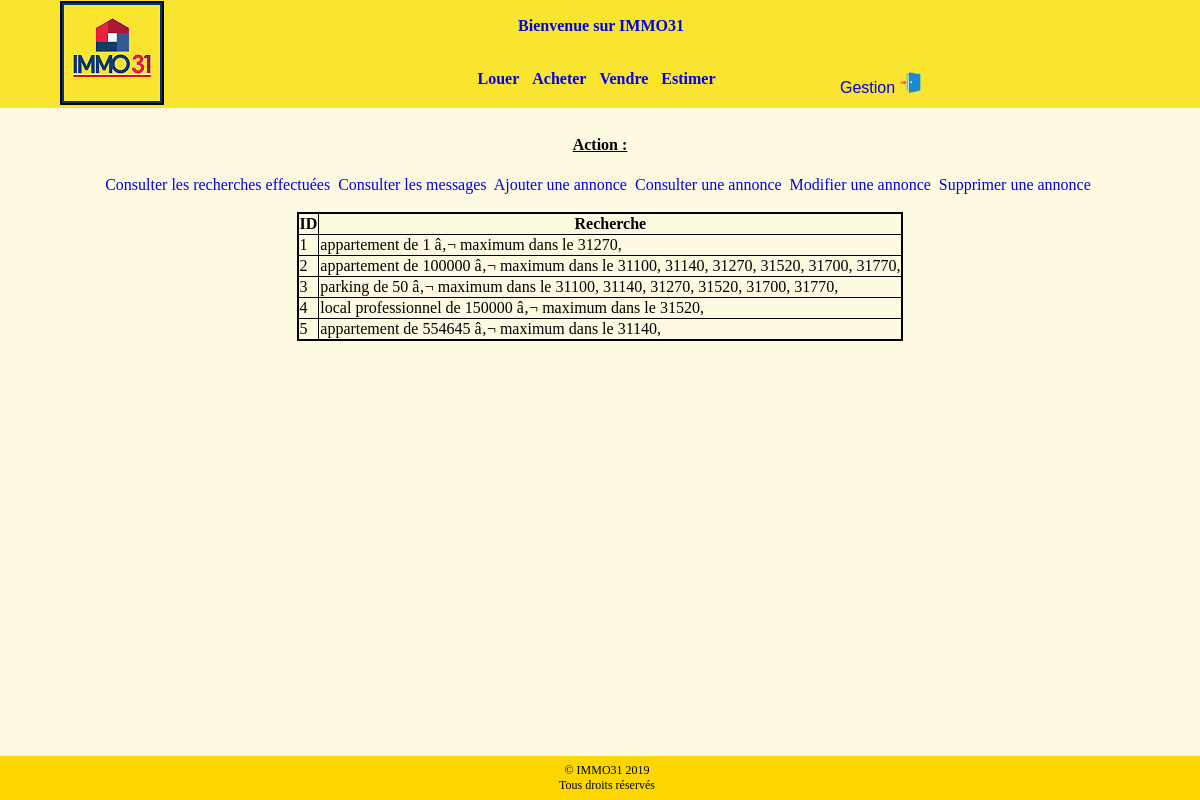
The page /consulterrecherches.php on the database its author committed.
### tables this page shows
CREATE TABLE IF NOT EXISTS `recherches` (
  `id` int(5) NOT NULL AUTO_INCREMENT,
  `recherche` varchar(250) NOT NULL,
  PRIMARY KEY (`id`)
);

### consulterrecherches.php (the view, shortened to what this page needs)
<?php
echo "<div id='message'><a href='gestion.php'>Gestion</a></div>";
include("connexionBdd.php");
$reqSQL="SELECT * from recherches";
$res = $connexion -> query($reqSQL);
$lignerecherche = $res -> fetch();
if($lignerecherche!=false)
{
	echo "<center><table id='letabres' border=1>
			<tr><th>ID</th>
				<center><th>Recherche</th></center>
			</tr>";
}
while ($lignerecherche != false) {
	$id = $lignerecherche['id'];
	$recherche = $lignerecherche['recherche'];
	echo "<tr><td>$id</td>
				<td>$recherche</td>
		</tr>";
	$lignerecherche = $res -> fetch();
}
echo "</table></center>";
?>

### css/main.css (style rules this page uses)
html { font-family: arial; height: 100%; }
body { font-family: arial; min-height: 100%; margin: 0; padding:0; position: relative; background-color: #FDFAE1; }
a:link { text-decoration: none; }
#lelogo { position: absolute; left: 5%; border: 2px solid black; }
#hautpage { width: 100%; padding: 1px; background-color:#F9E430; height: 100%; font-weight: bold; font-family: Georgia, serif; }
#hautpage p { text-align: center; animation: flipInX 2.5s; }
#tab { word-spacing: 5px; }
#message { margin-top:-1.5%; margin-left:70%; }
#btnlogout { margin-top:-3%; margin-left:75%; }
#letabres { border:2px solid black; font-family: Georgia, serif; border-collapse: collapse; }
#letabactions { font-family: Georgia, serif; }
footer { bottom: 0; width: 100%; background: #FFD700; font-size: 12px; text-align: center; padding: 7px; font-family: Georgia, serif; position: absolute; }

### rows shown on the page
recherches: id "1", recherche "appartement de 1 â‚¬ maximum dans le 31270,"
recherches: id "2", recherche "appartement de 100000 â‚¬ maximum dans le 31100, 31140, 31270, 31520, 31700, 31770,"
recherches: id "3", recherche "parking de 50 â‚¬ maximum dans le 31100, 31140, 31270, 31520, 31700, 31770,"
recherches: id "4", recherche "local professionnel de 150000 â‚¬ maximum dans le 31520,"
recherches: id "5", recherche "appartement de 554645 â‚¬ maximum dans le 31140,"
